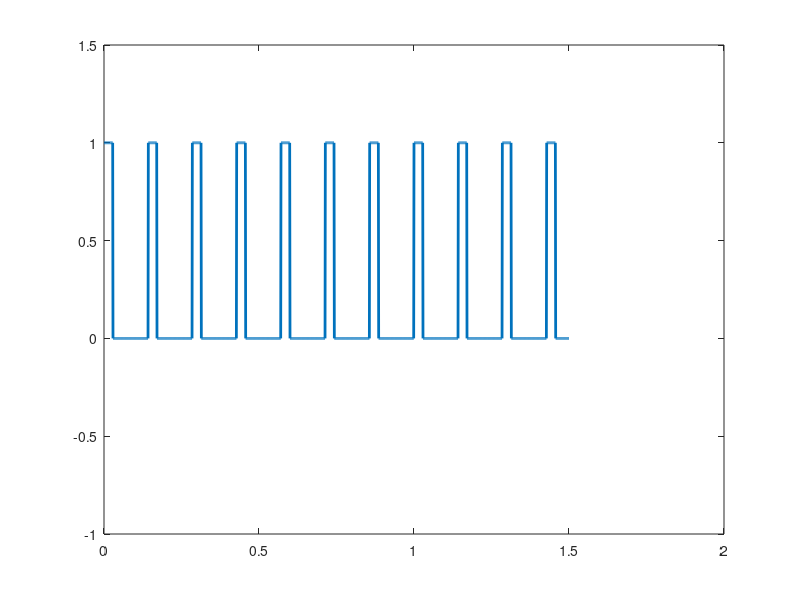

The MATLAB script that drew this image:
% this file generate PWM signal of desired duty cycle

close all; clear all;

f = 7; % Frequency of the signal
fs = 1000;  % Sampling Frequency
t = 1.5;    % duration of signal in sec
n = [0:1/fs:t];

cycles = t*f;
x = ones(1,length(n));
duty = 20;
oc_samp = fs/f; % samples in one cycle
on_samp = (oc_samp * duty)/100;
off_samp = oc_samp - on_samp;

temp = 0;
for i = 1 : ceil(cycles)
    x(temp+on_samp+1:i*oc_samp) = 0;
    temp = temp + oc_samp;
   
end

plot(n,x(1:length(n)),'LineWidth',2);ylim([-1 1.5]);
% stem(n,x); ylim([-1.5 1.5]);

